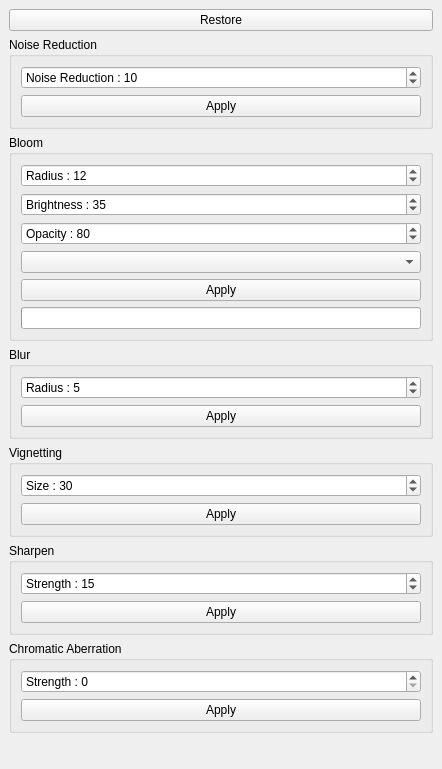
<?xml version="1.0" encoding="UTF-8"?>
<ui version="4.0">
 <class>ImageEffectsDockWidget</class>
 <widget class="QDockWidget" name="ImageEffectsDockWidget">
  <property name="geometry">
   <rect>
    <x>0</x>
    <y>0</y>
    <width>442</width>
    <height>769</height>
   </rect>
  </property>
  <property name="windowTitle">
   <string>Image Effect</string>
  </property>
  <widget class="QWidget" name="dockWidgetContents">
   <layout class="QVBoxLayout" name="verticalLayout_2">
    <item>
     <widget class="QPushButton" name="pushButtonRestore">
      <property name="text">
       <string>Restore</string>
      </property>
     </widget>
    </item>
    <item>
     <widget class="QGroupBox" name="groupBox_2">
      <property name="title">
       <string>Noise Reduction</string>
      </property>
      <layout class="QVBoxLayout" name="verticalLayout_3">
       <item>
        <widget class="QSpinBox" name="spinBoxNoiseReduction">
         <property name="prefix">
          <string>Noise Reduction : </string>
         </property>
         <property name="value">
          <number>10</number>
         </property>
        </widget>
       </item>
       <item>
        <widget class="QPushButton" name="pushButtonNoiseReduction">
         <property name="text">
          <string>Apply</string>
         </property>
        </widget>
       </item>
      </layout>
     </widget>
    </item>
    <item>
     <widget class="QGroupBox" name="groupBox">
      <property name="title">
       <string>Bloom</string>
      </property>
      <layout class="QVBoxLayout" name="verticalLayout">
       <item>
        <widget class="QSpinBox" name="bloomRadius">
         <property name="prefix">
          <string>Radius : </string>
         </property>
         <property name="maximum">
          <number>20</number>
         </property>
         <property name="value">
          <number>12</number>
         </property>
        </widget>
       </item>
       <item>
        <widget class="QSpinBox" name="bloomBrightness">
         <property name="prefix">
          <string>Brightness : </string>
         </property>
         <property name="maximum">
          <number>50</number>
         </property>
         <property name="value">
          <number>35</number>
         </property>
        </widget>
       </item>
       <item>
        <widget class="QSpinBox" name="bloomOpacity">
         <property name="prefix">
          <string>Opacity : </string>
         </property>
         <property name="maximum">
          <number>255</number>
         </property>
         <property name="value">
          <number>80</number>
         </property>
        </widget>
       </item>
       <item>
        <widget class="QComboBox" name="comboBoxBloom">
         <property name="currentIndex">
          <number>-1</number>
         </property>
        </widget>
       </item>
       <item>
        <widget class="QPushButton" name="pushButtonBloom">
         <property name="text">
          <string>Apply</string>
         </property>
        </widget>
       </item>
       <item>
        <widget class="QProgressBar" name="progressBar">
         <property name="enabled">
          <bool>true</bool>
         </property>
         <property name="layoutDirection">
          <enum>Qt::LeftToRight</enum>
         </property>
         <property name="value">
          <number>0</number>
         </property>
         <property name="textVisible">
          <bool>false</bool>
         </property>
         <property name="invertedAppearance">
          <bool>false</bool>
         </property>
        </widget>
       </item>
      </layout>
     </widget>
    </item>
    <item>
     <widget class="QGroupBox" name="groupBox_3">
      <property name="title">
       <string>Blur</string>
      </property>
      <layout class="QVBoxLayout" name="verticalLayout_4">
       <item>
        <widget class="QSpinBox" name="spinBoxBlur">
         <property name="prefix">
          <string>Radius : </string>
         </property>
         <property name="value">
          <number>5</number>
         </property>
        </widget>
       </item>
       <item>
        <widget class="QPushButton" name="pushButtonBlur">
         <property name="text">
          <string>Apply</string>
         </property>
        </widget>
       </item>
      </layout>
     </widget>
    </item>
    <item>
     <widget class="QGroupBox" name="groupBox_4">
      <property name="title">
       <string>Vignetting</string>
      </property>
      <layout class="QVBoxLayout" name="verticalLayout_5">
       <item>
        <widget class="QSpinBox" name="spinBoxVingetting">
         <property name="prefix">
          <string>Size : </string>
         </property>
         <property name="minimum">
          <number>0</number>
         </property>
         <property name="value">
          <number>30</number>
         </property>
        </widget>
       </item>
       <item>
        <widget class="QPushButton" name="pushButtonVingetting">
         <property name="text">
          <string>Apply</string>
         </property>
        </widget>
       </item>
      </layout>
     </widget>
    </item>
    <item>
     <widget class="QGroupBox" name="groupBox_5">
      <property name="title">
       <string>Sharpen</string>
      </property>
      <layout class="QVBoxLayout" name="verticalLayout_6">
       <item>
        <widget class="QSpinBox" name="spinBoxSharpen">
         <property name="prefix">
          <string>Strength : </string>
         </property>
         <property name="minimum">
          <number>0</number>
         </property>
         <property name="maximum">
          <number>20</number>
         </property>
         <property name="value">
          <number>15</number>
         </property>
        </widget>
       </item>
       <item>
        <widget class="QPushButton" name="pushButtonSharpen">
         <property name="text">
          <string>Apply</string>
         </property>
        </widget>
       </item>
      </layout>
     </widget>
    </item>
    <item>
     <widget class="QGroupBox" name="groupBox_6">
      <property name="title">
       <string>Chromatic Aberration</string>
      </property>
      <layout class="QVBoxLayout" name="verticalLayout_7">
       <item>
        <widget class="QSpinBox" name="spinBoxAberration">
         <property name="prefix">
          <string>Strength : </string>
         </property>
         <property name="minimum">
          <number>0</number>
         </property>
        </widget>
       </item>
       <item>
        <widget class="QPushButton" name="pushButtonAberration">
         <property name="text">
          <string>Apply</string>
         </property>
        </widget>
       </item>
      </layout>
     </widget>
    </item>
    <item>
     <spacer name="verticalSpacer">
      <property name="orientation">
       <enum>Qt::Vertical</enum>
      </property>
      <property name="sizeHint" stdset="0">
       <size>
        <width>20</width>
        <height>40</height>
       </size>
      </property>
     </spacer>
    </item>
   </layout>
  </widget>
 </widget>
 <resources/>
 <connections/>
</ui>
